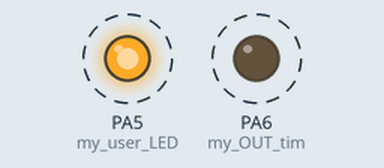
Simulated run of this program. Board: pyboard running MicroPython. Parts: output pins drawn as LEDs (lit = HIGH). Dashed ring = blinking.

Above: at 0.07 s.
Timing chart, 0 to 3.0 s (numbered marks = the images above):
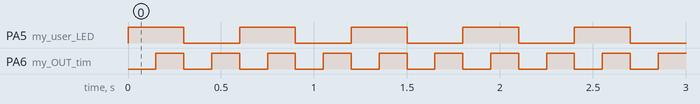

Measured:
- by itself, PA5 (my_user_LED): alternates HIGH for 0.30 s and LOW for 0.30 s
- by itself, PA6 (my_OUT_tim): alternates HIGH for 0.15 s and LOW for 0.15 s
- by itself, everything shown: repeats every 0.60 s, in 4 steps

The program:

004_timer_backgroud.py
```python
import pyb

def f_background(timer):
    my_OUT_tim.value(not my_OUT_tim.value())

def main():
    global my_OUT_tim
    my_user_LED = pyb.Pin('PA5', mode =pyb.Pin.OUT_PP)
    my_OUT_tim = pyb.Pin('PA6', mode =pyb.Pin.OUT_PP)
    my_tim =  pyb.Timer(2, freq = float(1/0.150))
    my_tim.callback(f_background)

    while True:
        my_user_LED.value(not my_user_LED.value())
        pyb.delay(300)

main()
```
